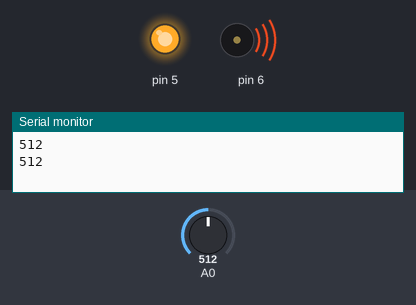
Bench run of a sketch on a simulated Arduino Uno, built with avr-gcc and run on an emulated ATmega328P. Shown: output pins drawn as LEDs (lit = HIGH), buzzer (waves = sounding), the last lines printed to the serial monitor. The test bench sets the inputs (shaded band); at power-on: A0 = 512. The modem accepts every AT command (registered, SIM ready, sends succeed) and sends nothing else.

Above: at 5.4 s.
5.5 s: A0 set to 107
11.1 s: A0 set to 95
At 15.8 s:
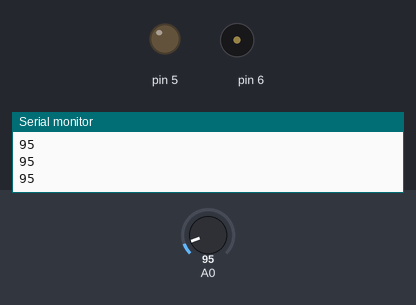
16.7 s: A0 set to 122
At 19.1 s:
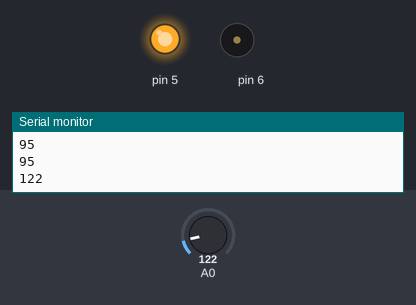
26.9 s: A0 set to 90
At 32.2 s:
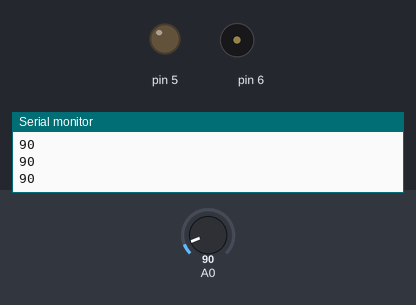
Timing chart, 0 to 33.7 s (numbered marks = the images above; inputs shaded):
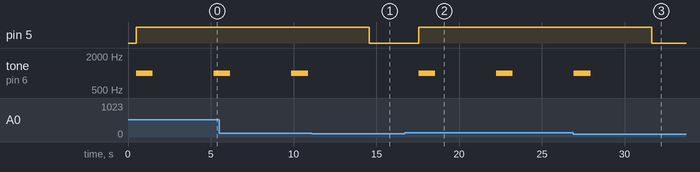

The sketch:

project_hanging.ino
```cpp
 #include <SoftwareSerial.h>

SoftwareSerial mySerial(9, 10);

void setup()
{
  mySerial.begin(9600);   // Setting the baud rate of GSM Module
  Serial.begin(9600);    // Setting the baud rate of Serial Monitor (Arduino)

  pinMode(A0,INPUT);
  pinMode(5,OUTPUT);
  pinMode(6,OUTPUT);
}

int i = 0;
int c = 0;
void loop()
{

  i = analogRead(A0);
  Serial.println(i);
  delay(500);
  if(i>100)
  {
    c = 1;
    digitalWrite(5,1);
    tone(6,1000,1000);
    sent_sms();

  }
  else
  {
    digitalWrite(5,0);
  }

  if(c==1)
  {
    i = 0;
    c = 0;
    delay(1000);
  }

}


void sent_sms()
{
     mySerial.println("AT+CMGF=1");    //Sets the GSM Module in Text Mode
     delay(1000);  // Delay of 1 second
     mySerial.println("AT+CMGS=\"+916305809415\"\r"); // Replace x with mobile number
     delay(1000);

     mySerial.println("Alert!!! \n Some one is trying to Hang!!!");// The SMS text you want to send
     delay(100);
     mySerial.println((char)26);// ASCII code of CTRL+Z for saying the end of sms to  the module
      delay(1000);
}
```

Measured:
- the behaviour switches between 101 and 100 on A0 (found by bisection; images 0 and 1)
- after the input at 11.1 s, pin 5: HIGH → LOW after 3.5 s; tone on pin 6: stays silent (without the input it goes to 1000 Hz after 3.5 s)
- after the input at 16.7 s, pin 5: LOW → HIGH after 0.86 s; tone on pin 6: alternates 1000 Hz for 1.0 s and silent for 3.7 s, starting after 0.86 s
- after the input at 26.9 s, pin 5: HIGH → LOW after 4.7 s; tone on pin 6: goes on until 27.9 s, then stays silent
